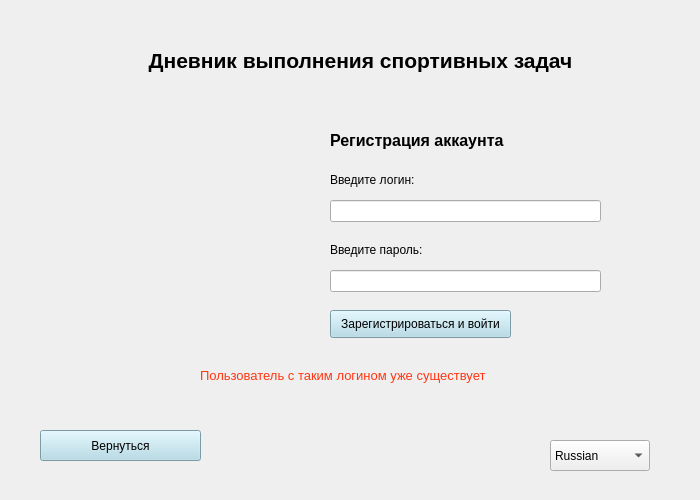
<?xml version="1.0" encoding="UTF-8"?>
<ui version="4.0">
 <class>registration</class>
 <widget class="QMainWindow" name="registration">
  <property name="geometry">
   <rect>
    <x>0</x>
    <y>0</y>
    <width>700</width>
    <height>500</height>
   </rect>
  </property>
  <property name="windowTitle">
   <string>Регистрация</string>
  </property>
  <widget class="QWidget" name="centralwidget">
   <widget class="QLabel" name="lbl_about_login">
    <property name="geometry">
     <rect>
      <x>330</x>
      <y>170</y>
      <width>111</width>
      <height>20</height>
     </rect>
    </property>
    <property name="text">
     <string>&lt;html&gt;&lt;head/&gt;&lt;body&gt;&lt;p&gt;&lt;span style=&quot; font-size:9pt;&quot;&gt;Введите логин:&lt;/span&gt;&lt;/p&gt;&lt;/body&gt;&lt;/html&gt;</string>
    </property>
   </widget>
   <widget class="QLineEdit" name="LE_login">
    <property name="geometry">
     <rect>
      <x>330</x>
      <y>200</y>
      <width>271</width>
      <height>22</height>
     </rect>
    </property>
    <property name="text">
     <string/>
    </property>
   </widget>
   <widget class="QLabel" name="lbl_about_password">
    <property name="geometry">
     <rect>
      <x>330</x>
      <y>240</y>
      <width>121</width>
      <height>20</height>
     </rect>
    </property>
    <property name="text">
     <string>&lt;html&gt;&lt;head/&gt;&lt;body&gt;&lt;p&gt;&lt;span style=&quot; font-size:9pt;&quot;&gt;Введите пароль:&lt;/span&gt;&lt;/p&gt;&lt;/body&gt;&lt;/html&gt;</string>
    </property>
   </widget>
   <widget class="QLineEdit" name="LE_password">
    <property name="geometry">
     <rect>
      <x>330</x>
      <y>270</y>
      <width>271</width>
      <height>22</height>
     </rect>
    </property>
    <property name="text">
     <string/>
    </property>
    <property name="echoMode">
     <enum>QLineEdit::Password</enum>
    </property>
   </widget>
   <widget class="QPushButton" name="btn_registration_and_login">
    <property name="geometry">
     <rect>
      <x>330</x>
      <y>310</y>
      <width>181</width>
      <height>28</height>
     </rect>
    </property>
    <property name="styleSheet">
     <string notr="true">background-color: lightblue;</string>
    </property>
    <property name="text">
     <string>Зарегистрироваться и войти</string>
    </property>
   </widget>
   <widget class="QLabel" name="lbl_login_already_exists">
    <property name="geometry">
     <rect>
      <x>200</x>
      <y>360</y>
      <width>371</width>
      <height>31</height>
     </rect>
    </property>
    <property name="text">
     <string>&lt;html&gt;&lt;head/&gt;&lt;body&gt;&lt;p&gt;&lt;span style=&quot; font-size:10pt; color:#ff3613;&quot;&gt;Пользователь с таким логином уже существует&lt;/span&gt;&lt;/p&gt;&lt;/body&gt;&lt;/html&gt;</string>
    </property>
   </widget>
   <widget class="QPushButton" name="btn_back">
    <property name="geometry">
     <rect>
      <x>40</x>
      <y>430</y>
      <width>161</width>
      <height>31</height>
     </rect>
    </property>
    <property name="styleSheet">
     <string notr="true">background-color: lightblue;</string>
    </property>
    <property name="text">
     <string>Вернуться</string>
    </property>
   </widget>
   <widget class="QLabel" name="application_name">
    <property name="geometry">
     <rect>
      <x>70</x>
      <y>40</y>
      <width>581</width>
      <height>41</height>
     </rect>
    </property>
    <property name="text">
     <string>&lt;html&gt;&lt;head/&gt;&lt;body&gt;&lt;p align=&quot;center&quot;&gt;&lt;span style=&quot; font-size:16pt; font-weight:600;&quot;&gt;Дневник выполнения спортивных задач&lt;/span&gt;&lt;/p&gt;&lt;/body&gt;&lt;/html&gt;</string>
    </property>
   </widget>
   <widget class="QLabel" name="lbl_image_registration">
    <property name="geometry">
     <rect>
      <x>30</x>
      <y>70</y>
      <width>321</width>
      <height>321</height>
     </rect>
    </property>
    <property name="text">
     <string/>
    </property>
    <property name="pixmap">
     <pixmap>../../Icons/authorization.gif</pixmap>
    </property>
   </widget>
   <widget class="QLabel" name="lbl_registration">
    <property name="geometry">
     <rect>
      <x>330</x>
      <y>110</y>
      <width>231</width>
      <height>61</height>
     </rect>
    </property>
    <property name="text">
     <string>&lt;html&gt;&lt;head/&gt;&lt;body&gt;&lt;p&gt;&lt;span style=&quot; font-size:12pt; font-weight:600;&quot;&gt;Регистрация аккаунта&lt;/span&gt;&lt;/p&gt;&lt;/body&gt;&lt;/html&gt;</string>
    </property>
   </widget>
   <widget class="QComboBox" name="CB_languages">
    <property name="geometry">
     <rect>
      <x>550</x>
      <y>440</y>
      <width>100</width>
      <height>31</height>
     </rect>
    </property>
    <item>
     <property name="text">
      <string>Russian</string>
     </property>
    </item>
    <item>
     <property name="text">
      <string>English</string>
     </property>
    </item>
   </widget>
  </widget>
 </widget>
 <resources/>
 <connections/>
</ui>
